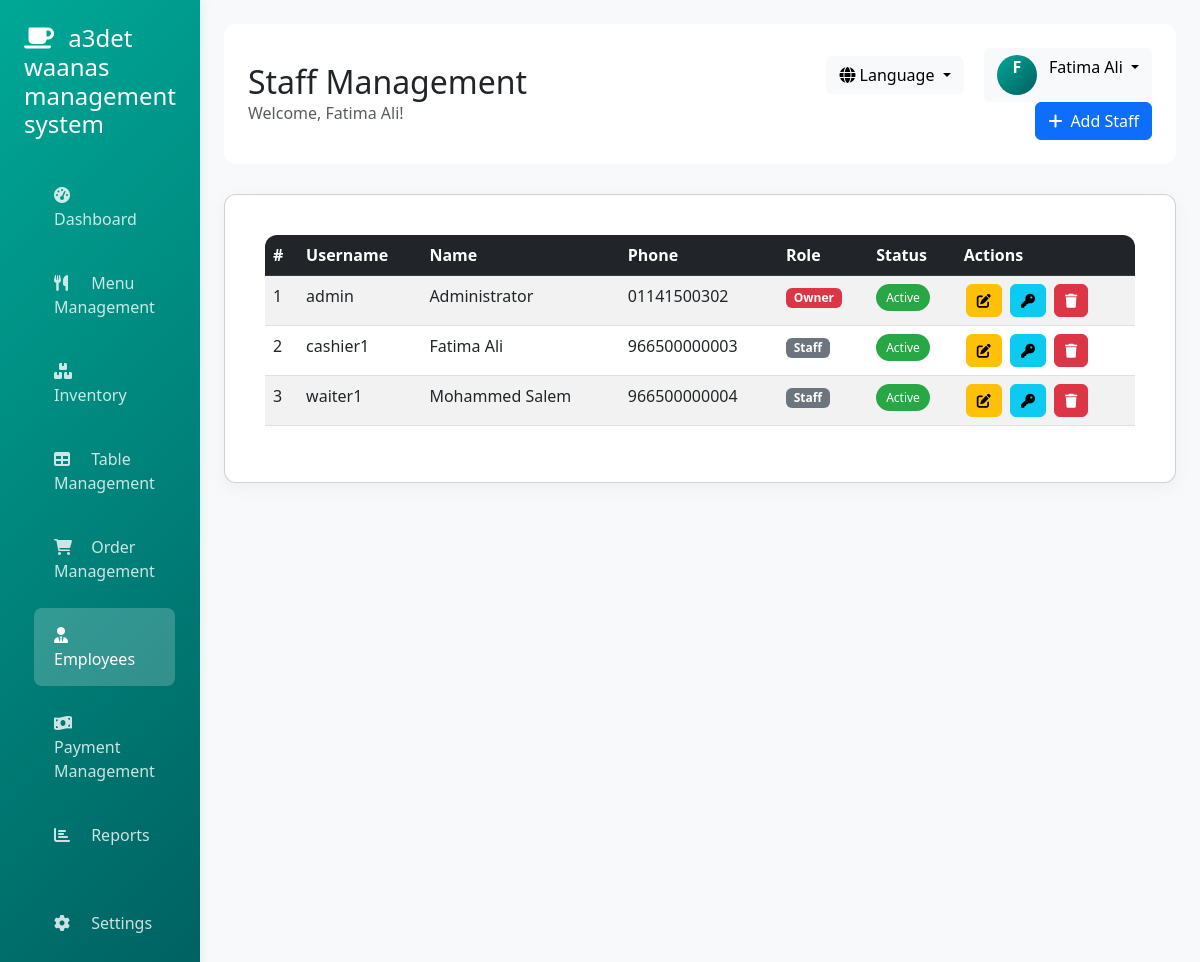
The page /admin/staff_management.php (signed in) on the database its author committed.
### tables this page shows
CREATE TABLE IF NOT EXISTS `users` (
  `id` int NOT NULL AUTO_INCREMENT,
  `username` varchar(50) NOT NULL,
  `password` varchar(255) NOT NULL,
  `full_name` varchar(100) NOT NULL,
  `email` varchar(100) DEFAULT NULL,
  `phone` varchar(20) DEFAULT NULL,
  `role` enum('owner','staff') NOT NULL DEFAULT 'staff',
  `status` enum('active','inactive') DEFAULT 'active',
  `reset_token` varchar(64) DEFAULT NULL,
  `reset_expiry` timestamp NULL DEFAULT NULL,
  `remember_token` varchar(64) DEFAULT NULL,
  `created_at` timestamp NULL DEFAULT CURRENT_TIMESTAMP,
  `updated_at` timestamp NULL DEFAULT CURRENT_TIMESTAMP ON UPDATE CURRENT_TIMESTAMP,
  PRIMARY KEY (`id`),
  UNIQUE KEY `username` (`username`),
  UNIQUE KEY `email` (`email`),
  KEY `idx_users_username` (`username`)
);

### admin/staff_management.php (the view, shortened to what this page needs)
<?php
require_once '../config/database.php';
$lang_file = __DIR__ . '/../languages/' . $_SESSION['lang'] . '.php';
if (file_exists($lang_file)) {
    $lang = require $lang_file;
} else {
    $lang = require __DIR__ . '/../languages/en.php';
}
$is_arabic = $_SESSION['lang'] === 'ar';
if (!isset($lang['manage_staff'])) $lang['manage_staff'] = $is_arabic ? 'إدارة موظفي المطعم وصلاحياتهم' : 'Manage restaurant staff and their permissions';
if (!isset($lang['full_name'])) $lang['full_name'] = $is_arabic ? 'الاسم الكامل' : 'Full Name';
if (!isset($lang['role'])) $lang['role'] = $is_arabic ? 'الدور' : 'Role';
if (!isset($lang['change_password'])) $lang['change_password'] = $is_arabic ? 'تغيير كلمة المرور' : 'Change Password';
$staff_sql = "SELECT * FROM users WHERE role IN ('owner', 'staff') ORDER BY created_at DESC";
$staff_result = $conn->query($staff_sql);
?>
<!DOCTYPE html>
<html lang="<?php echo $_SESSION['lang']; ?>" dir="<?php echo $_SESSION['lang'] == 'ar' ? 'rtl' : 'ltr'; ?>">
<head>
    <link href="https://cdn.jsdelivr.net/npm/bootstrap@5.3.0/dist/css/bootstrap.min.css" rel="stylesheet">
    <link href="https://cdnjs.cloudflare.com/ajax/libs/font-awesome/6.0.0/css/all.min.css" rel="stylesheet">
    <link href="../assets/css/color-palette.css" rel="stylesheet">
</head>
<body>
    <div class="container-fluid">
        <div class="row">
            <div class="col-md-3 col-lg-2 p-0 sidebar">
                <div class="p-4">
                    <h4 class="text-white mb-4">
                        <i class="fas fa-coffee me-2"></i>
                        <?php echo $lang['login_title']; ?>
                    </h4>
                    <nav class="nav flex-column">
                        <a href="dashboard.php" class="nav-link">
                            <i class="fas fa-tachometer-alt me-2"></i>
                            <?php echo $lang['dashboard']; ?>
                        </a>
                        <a href="menu_management.php" class="nav-link">
                            <i class="fas fa-utensils me-2"></i>
                            <?php echo $lang['menu_management_nav']; ?>
                        </a>
                        <a href="inventory_management.php" class="nav-link">
                            <i class="fas fa-boxes me-2"></i>
                            <?php echo $lang['inventory_nav']; ?>
                        </a>
                        <a href="table_management.php" class="nav-link">
                            <i class="fas fa-table me-2"></i>
                            <?php echo $lang['table_management_nav']; ?>
                        </a>
                        <a href="order_management.php" class="nav-link">
                            <i class="fas fa-shopping-cart me-2"></i>
                            <?php echo $lang['order_management_nav']; ?>
                        </a>
                        <a href="staff_management.php" class="nav-link active">
                            <i class="fas fa-user-tie me-2"></i>
                            <?php echo $lang['employees']; ?>
                        </a>
                        <a href="payment_management.php" class="nav-link">
                            <i class="fas fa-money-bill-wave me-2"></i>
                            <?php echo $lang['payment_management_nav']; ?>
                        </a>
                        <a href="reports.php" class="nav-link">
                            <i class="fas fa-chart-bar me-2"></i>
                            <?php echo $lang['reports']; ?>
                        </a>
                        <a href="#" class="nav-link">
                            <i class="fas fa-cog me-2"></i>
                            <?php echo $lang['settings']; ?>
                        </a>
                    </nav>
                </div>
            </div>
            <div class="col-md-9 col-lg-10 main-content">
                <div class="header">
                    <div class="row align-items-center">
                        <div class="col-md-6">
                            <h2 class="mb-0"><?php echo $lang['staff_management'] ?? 'Staff Management'; ?></h2>
                            <p class="text-muted mb-0">
                                <?php echo $lang['welcome']; ?>, <?php echo $_SESSION['full_name'] ?? $_SESSION['username'] ?? 'User'; ?>!
                            </p>
                        </div>
                        <div class="col-md-6 text-end">
                            <div class="dropdown d-inline-block me-3">
                                <button class="btn btn-light dropdown-toggle" type="button" data-bs-toggle="dropdown">
                                    <i class="fas fa-globe"></i> <?php echo $lang['language']; ?>
                                </button>
                            </div>
                            <div class="dropdown d-inline-block">
                                <button class="btn btn-light dropdown-toggle" type="button" data-bs-toggle="dropdown">
                                    <div class="user-avatar d-inline-block me-2">
                                        <?php echo strtoupper(substr($_SESSION['full_name'] ?? $_SESSION['username'] ?? 'U', 0, 1)); ?>
                                    </div>
                                    <?php echo $_SESSION['full_name'] ?? $_SESSION['username'] ?? 'User'; ?>
                                </button>
                            </div>
                            <button class="btn btn-primary ms-2" data-bs-toggle="modal" data-bs-target="#staffModal">
                                <i class="fas fa-plus me-2"></i><?php echo $lang['add_staff'] ?? 'Add Staff'; ?>
                            </button>
                        </div>
                    </div>
                </div>
                <div class="card">
                    <div class="card-body">
                        <div class="table-responsive">
                            <table class="table table-striped table-hover">
                                <thead class="table-dark">
                                    <tr>
                                        <th>#</th>
                                        <th>Username</th>
                                        <th><?php echo $lang['name'] ?? 'Full Name'; ?></th>
                                        <th><?php echo $lang['phone'] ?? 'Phone'; ?></th>
                                        <th>Role</th>
                                        <th><?php echo $lang['status'] ?? 'Status'; ?></th>
                                        <th><?php echo $lang['actions'] ?? 'Actions'; ?></th>
                                    </tr>
                                </thead>
                                <tbody>
                                    <?php if ($staff_result && $staff_result->num_rows > 0): ?>
                                        <?php $count = 1; ?>
                                        <?php while ($row = $staff_result->fetch_assoc()): ?>
                                            <tr>
                                                <td><?php echo $count++; ?></td>
                                                <td><?php echo htmlspecialchars($row['username']); ?></td>
                                                <td><?php echo htmlspecialchars($row['full_name']); ?></td>
                                                <td><?php echo htmlspecialchars($row['phone'] ?? 'N/A'); ?></td>
                                                <td>
                                                    <span class="badge bg-<?php echo $row['role'] == 'owner' ? 'danger' : 'secondary'; ?>">
                                                        <?php echo ucfirst($row['role']); ?>
                                                    </span>
                                                </td>
                                                <td>
                                                    <span class="status-badge status-<?php echo $row['status']; ?>">
                                                        <?php echo ucfirst($row['status']); ?>
                                                    </span>
                                                </td>
                                                <td>
                                                    <button class="btn btn-sm btn-warning btn-action" onclick="editStaff(<?php echo $row['id']; ?>)">
                                                        <i class="fas fa-edit"></i>
                                                    </button>
                                                    <button class="btn btn-sm btn-info btn-action" onclick="showPasswordChange(<?php echo $row['id']; ?>)">
                                                        <i class="fas fa-key"></i>
                                                    </button>
                                                    <a href="?delete=<?php echo $row['id']; ?>" class="btn btn-sm btn-danger btn-action"
                                                       onclick="return confirm('Are you sure you want to delete this staff member?')">
                                                        <i class="fas fa-trash"></i>
                                                    </a>
                                                </td>
                                            </tr>
                                        <?php endwhile; ?>
                                    <?php else: ?>
                                        <tr>
                                            <td colspan="7" class="text-center"><?php echo $lang['no_staff_found'] ?? 'No staff members found'; ?></td>
                                        </tr>
                                    <?php endif; ?>
                                </tbody>
                            </table>
                        </div>
                    </div>
                </div>
            </div>
        </div>
    </div>
</body>
</html>

### assets/css/color-palette.css (style rules this page uses)
:root { --primary-teal: #00A896; --primary-dark-teal: #005F60; --primary-light: #F5F5F5; --primary-medium: #D3D3D3; --primary-dark: #2D2D2D; --primary-teal-rgb: 0, 168, 150; --primary-dark-teal-rgb: 0, 95, 96; --primary-light-rgb: 224, 224, 224; --primary-medium-rgb: 160, 160, 160; --primary-dark-rgb: 26, 26, 26; --gradient-primary: linear-gradient(135deg, var(--primary-teal), var(--primary-dark-teal)); --gradient-sidebar: linear-gradient(135deg, var(--primary-teal), var(--primary-dark-teal)); --gradient-card: linear-gradient(135deg, var(--primary-light), white); --gradient-hover: linear-gradient(135deg, var(--primary-teal), var(--primary-dark-teal)); --success-color: #28a745; --warning-color: #ffc107; --danger-color: #dc3545; --info-color: #17a2b8; --bg-primary: var(--primary-light); --bg-secondary: #f8f9fa; --bg-white: #ffffff; --bg-dark: var(--primary-dark); --text-primary: var(--primary-dark); --text-secondary: var(--primary-medium); --text-light: var(--primary-light); --text-white: #ffffff; --text-muted: #6c757d; --border-primary: var(--primary-teal); --border-light: var(--primary-light); --border-medium: var(--primary-medium); --border-dark: var(--primary-dark); --shadow-primary: rgba(var(--primary-teal-rgb), 0.1); --shadow-secondary: rgba(var(--primary-medium-rgb), 0.1); --shadow-dark: rgba(var(--primary-dark-rgb), 0.2); --shadow-light: rgba(255, 255, 255, 0.1); --sidebar-bg: var(--gradient-sidebar); --card-bg: var(--bg-white); --header-bg: var(--gradient-primary); --button-primary: var(--gradient-primary); --button-hover: var(--gradient-hover); --active-color: var(--primary-teal); --hover-color: var(--primary-dark-teal); --focus-color: var(--primary-teal); --disabled-color: var(--primary-medium); --hover-transform: translateY(-2px); --active-transform: translateY(0); --focus-shadow: 0 0 0 3px rgba(var(--primary-teal-rgb), 0.25); --transition-fast: 0.2s ease; --transition-normal: 0.3s ease; --transition-slow: 0.5s ease; --radius-small: 6px; --radius-medium: 8px; --radius-large: 12px; --radius-xl: 16px; --radius-round: 50px; --spacing-xs: 4px; --spacing-sm: 8px; --spacing-md: 16px; --spacing-lg: 24px; --spacing-xl: 32px; }

### admin/staff_management.php (style rules this page uses)
body { background-color: var(--bg-secondary); }
.sidebar { background: var(--gradient-sidebar); min-height: 100vh; box-shadow: 2px 0 10px var(--shadow-primary); }
.sidebar .nav-link { color: rgba(255,255,255,0.8); padding: 15px 20px; border-radius: var(--radius-medium); margin: 5px 10px; transition: var(--transition-normal); }
.sidebar .nav-link:hover, .sidebar .nav-link.active { background: rgba(255,255,255,0.2); color: var(--text-white); }
.sidebar .nav-link i { width: 25px; }
.main-content { padding: var(--spacing-lg); }
.card { background: var(--bg-white); border-radius: var(--radius-large); padding: var(--spacing-lg); box-shadow: 0 5px 15px var(--shadow-secondary); margin-bottom: var(--spacing-lg); }
.table-responsive { border-radius: var(--radius-large); overflow: hidden; }
.btn-action { padding: 5px 10px; margin: 0 2px; border-radius: var(--radius-small); }
.status-badge { padding: 5px 10px; border-radius: 20px; font-size: 12px; }
.status-active { background-color: var(--success-color); color: var(--text-white); }
.header { background: var(--bg-white); border-radius: var(--radius-large); padding: var(--spacing-lg); box-shadow: 0 2px 10px var(--shadow-light); margin-bottom: 30px; }
.user-avatar { width: 40px; height: 40px; border-radius: var(--radius-round); background: var(--gradient-primary); display: flex; align-items: center; justify-content: center; color: var(--text-white); font-weight: bold; }

### rows shown on the page
users: username "admin", full_name "Administrator", phone "01141500302", role "Owner", status "Active"
users: username "cashier1", full_name "Fatima Ali", phone "966500000003", role "Staff", status "Active"
users: username "waiter1", full_name "Mohammed Salem", phone "966500000004", role "Staff", status "Active"

### other values the page prints
$lang['login_title'] "a3det waanas management system"
$lang['dashboard'] "Dashboard"
$lang['menu_management_nav'] "Menu Management"
$lang['inventory_nav'] "Inventory"
$lang['table_management_nav'] "Table Management"
$lang['order_management_nav'] "Order Management"
$lang['employees'] "Employees"
$lang['payment_management_nav'] "Payment Management"
$lang['reports'] "Reports"
$lang['settings'] "Settings"
$lang['staff_management'] "Staff Management"
$lang['welcome'] "Welcome"
$_SESSION['full_name'] "Fatima Ali"
$lang['language'] "Language"
substr($_SESSION['full_name'] ?? $_SESSION['username'] ?? 'U', 0, 1) "F"
